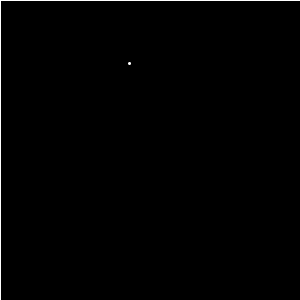
Frame 1 (no input)
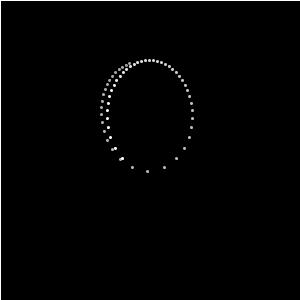
Frame 60 (the mouse pressed at the canvas centre just before this capture)
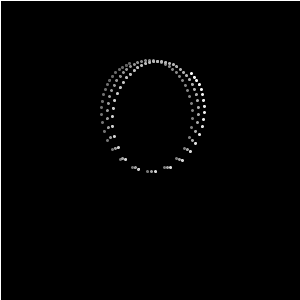
Frame 120 (the mouse held since frame 60 and released just before this capture)

The Processing sketch that drew these frames (run headless with seeded random() and noise(); from frame 60 on, the mouse is pressed at the canvas centre):

// Processing sketch: processing_177617
// ── processing_177617.pde

 /*

most simple way to make a simulation of a planet running in a ellipse
using  the gravitation law

now the displacements are not equal anymore

you can see the speed variation also in the distance of the points from each other

but the orbit spirals, and that is not what we see

Beam 2014, for the lecture on OPEN SOURCE ASTRONOMY

*/

float px = 0;
float py = 0;
float vx = 0;
float vy = 1;
float ax = 0;
float ay = 0;

float last_x;
float last_y;

float divide = 30;
 

void setup()
{
  background(0);
  size(300, 300);

  fill(255);
  stroke(255);

  px = -0.054833014 *2 ;
  py = -0.29217726 *2 ;
  vx = -0.78003997 ;
  vy = 0.13199782;
}


void draw()
{

  fill(0, 2);
  rect(0, 0, width, height);

  fill(255);
  stroke(255);

 
    float d = sqrt(px*px + py*py);

    ax =   -px / d/d/d;
    ay =  - py / d/d/d;

    vx += ax / divide;
    vy += ay / divide;

    px += vx / divide;
    py += vy / divide;
 
  translate ( width/2.0, height/2.0);
  ellipse(px* width/2, py* height/2, 2, 2);
}
